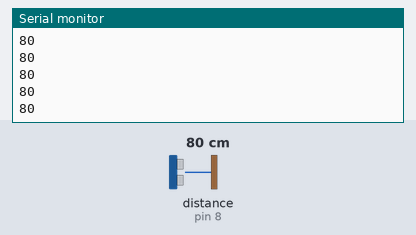
Recording of a sketch running on a simulated Arduino Uno, built with avr-gcc and run on an emulated ATmega328P. On the bench: the last lines printed to the serial monitor. Wiring (inferred from the names in the program): ultrasonic range finder: trigger pin 9; echo pin 8. The inputs (shaded band) are chosen by the test bench; at power-on: distance to the obstacle (sensor on pin 8) 80 cm. The echo pulse lasts 58.3 µs per cm.

Above: at 1.2 s.
1.3 s: distance to the obstacle (sensor on pin 8) set to 2 cm
At 1.8 s:
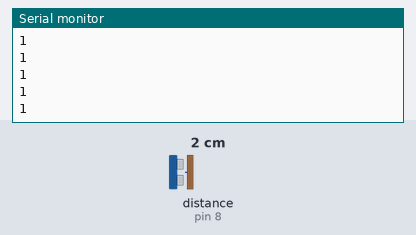
2.8 s: distance to the obstacle (sensor on pin 8) set to 4 cm
At 3.3 s:
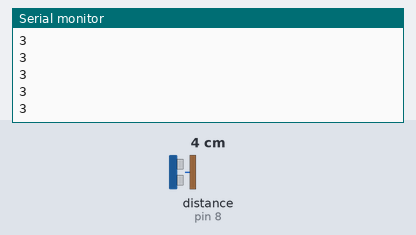
Timing chart, 0 to 5.8 s (numbered marks = the images above; inputs shaded):
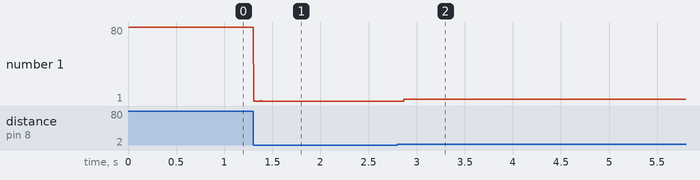

Measured:
- after the input at 1.3 s, the serial monitor: prints a new line at once (image 1)
- after the input at 2.8 s, the serial monitor: prints a new line after 0.07 s (image 2)
- plotted number 1: 80 → 1 after the input at 1.3 s, 1 → 3 after the input at 2.8 s

The sketch:

distance_calibration.ino
```cpp
#define TRIG_ON PORTB |= (1<<PINB1);
#define TRIG_OFF PORTB &= ~(1<<PINB1);

int trigPin = 9;
int echoPin = 8;

long getDistance()
{
  long dist_m = 0;
  long duration = 0;

  TRIG_ON
  delayMicroseconds(10);
  TRIG_OFF

  duration = pulseIn(echoPin, HIGH, 150000L);
  dist_m = duration/58;
  return dist_m;
}

void setup() {
  DDRB &= ~(1<<DDB0); //Set pin B0 as input for echo
  DDRB |= (1<<DDB1); //Set pin B1 as output for trigger
  TRIG_OFF
  Serial.begin(9600);
}

void loop() {
  long distance = getDistance();
  Serial.println(distance);
}
```
